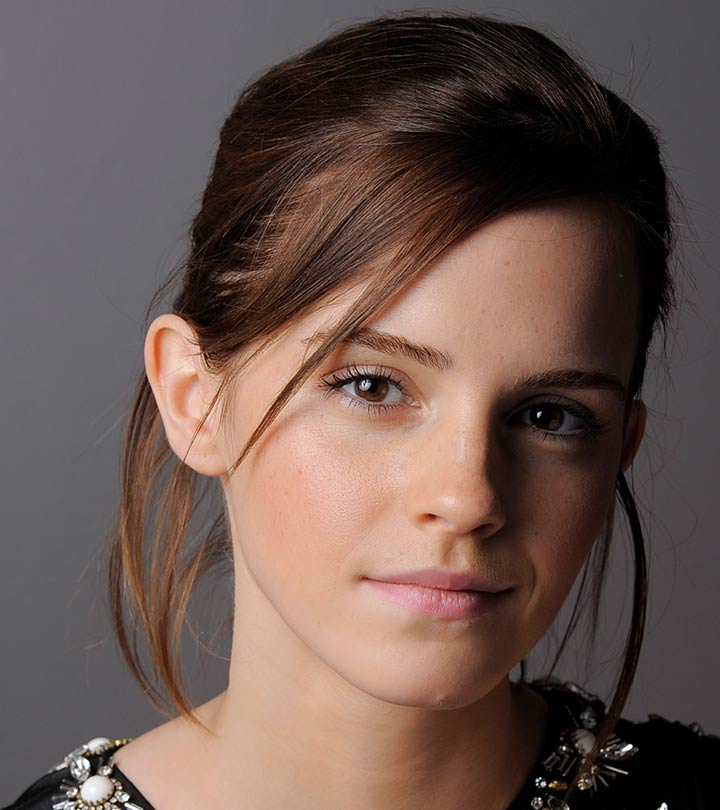
#> input picture images/emma.jpg, 720 x 810 px, found by its file name
$ python q1_intensity_transform.py
#> lines starting #> are read from the running program, lines starting #| are printed output that depends on the picture
import cv2, numpy as np
import matplotlib.pyplot as plt

# Load grayscale image
img = cv2.imread("images/emma.jpg", cv2.IMREAD_GRAYSCALE)
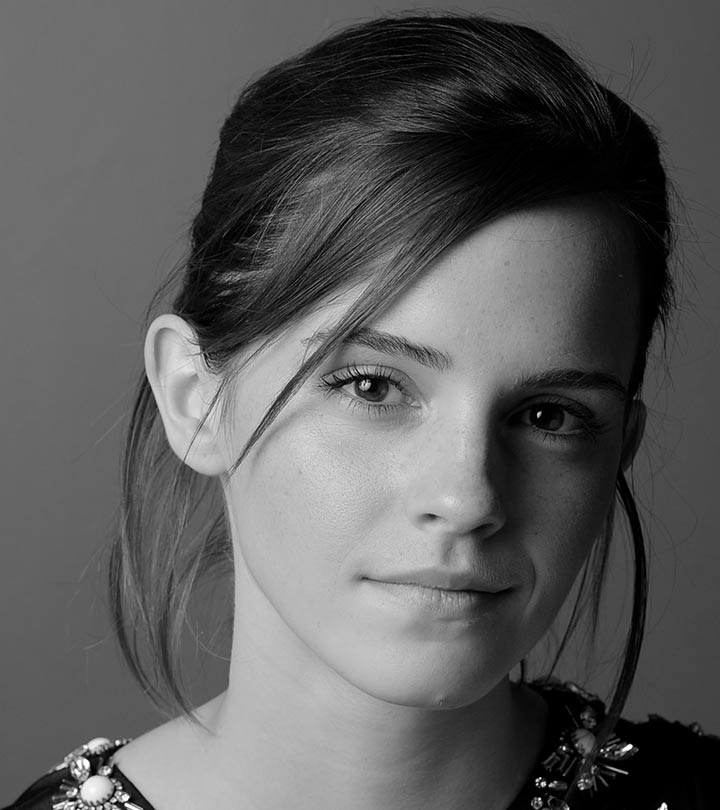
#> img: shape (810, 720); min 0, max 255, mean 92.3

# Control points (matching the first LUT logic)
points = [(0,0), (49,49), (50,100), (150,150), (255,255)]

xs, ys = zip(*points)
lut = np.interp(np.arange(256), xs, ys).astype('uint8')

# Apply LUT
out = cv2.LUT(img, lut)
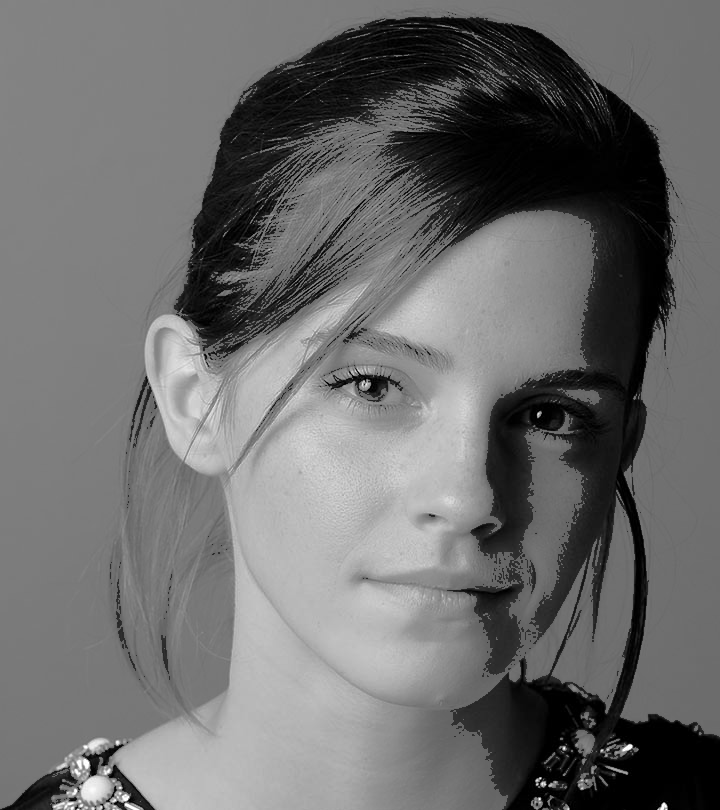
#> out: shape (810, 720); min 0, max 255, mean 108.4

# Save transformed image
cv2.imwrite("results/q1_out.png", out)

# Plot mapping
plt.figure()
plt.plot(np.arange(256), lut)
plt.title("Intensity mapping")
plt.xlabel("Input")
plt.ylabel("Output")
plt.savefig("results/q1_mapping.png")
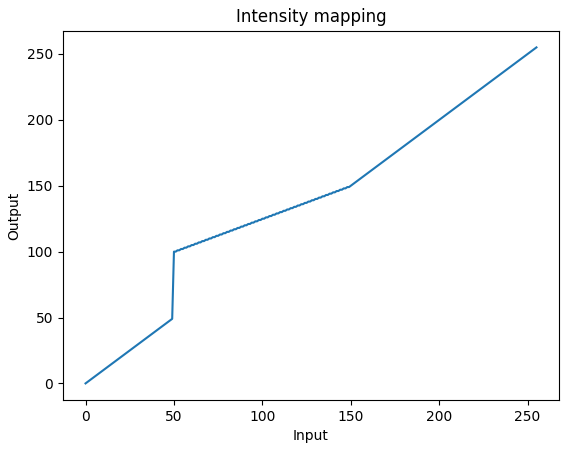
#> figure drawn by matplotlib, 1 panel; curve peaks at x = 255, y = 255

# Histograms
plt.figure()
plt.hist(img.ravel(), bins=256)
plt.title("input hist")
plt.savefig("results/q1_hist_in.png")
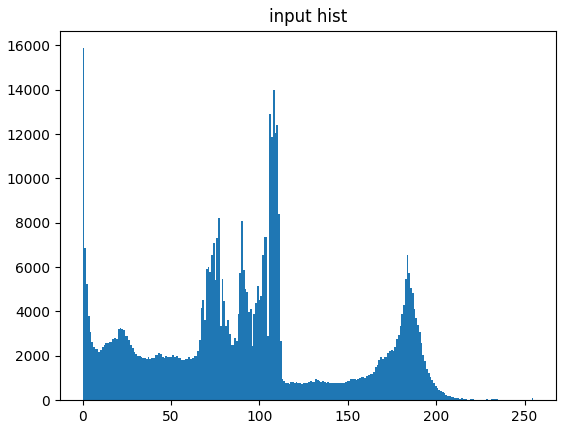
#> figure drawn by matplotlib, 1 panel; tallest bar 15873 high, from x = 0 to 0.996

plt.figure()
plt.hist(out.ravel(), bins=256)
plt.title("output hist")
plt.savefig("results/q1_hist_out.png")
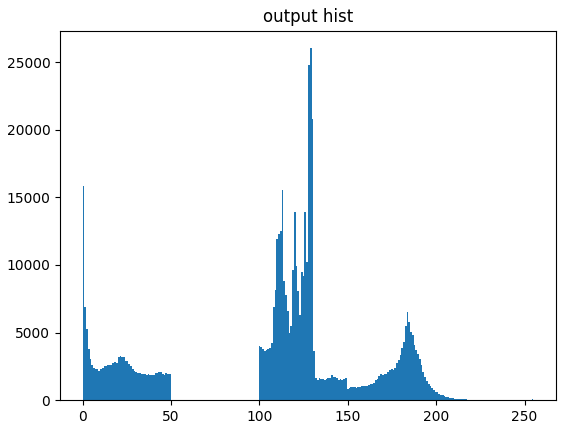
#> figure drawn by matplotlib, 1 panel; tallest bar 26028 high, from x = 128.5 to 129.5

$ run again, with images/daisy.jpg copied over images/emma.jpg
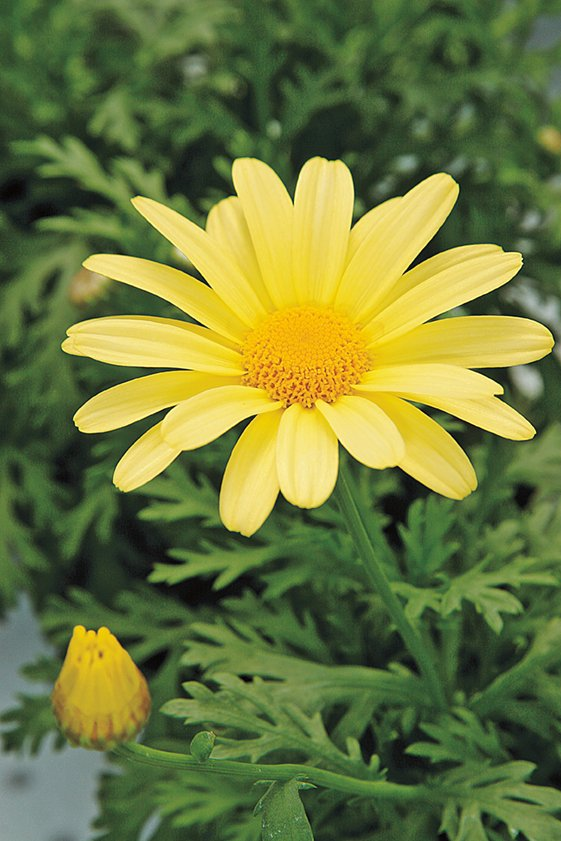
#> input picture images/daisy.jpg, 561 x 841 px, found by its file name
#> `out = cv2.LUT(img, lut)`:
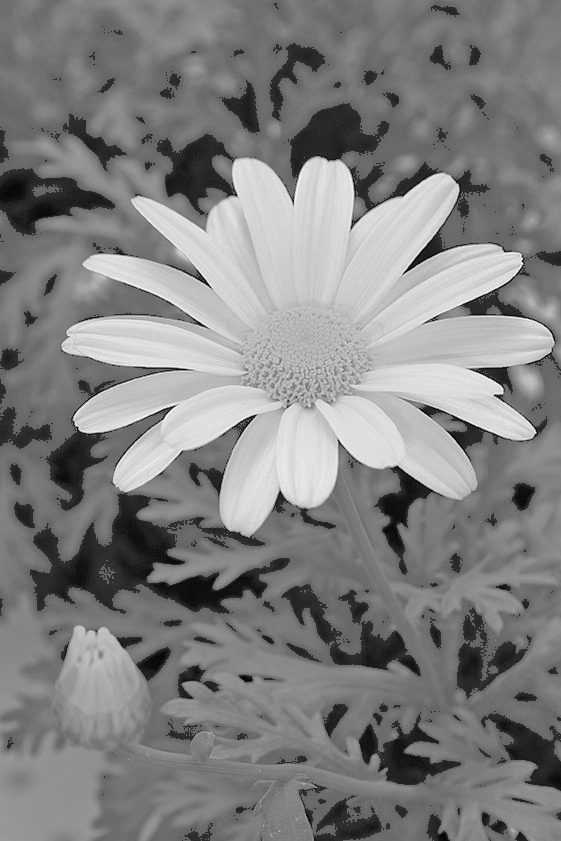
#> out: shape (841, 561); min 0, max 255, mean 128.9
#> `plt.savefig("results/q1_hist_out.png")`:
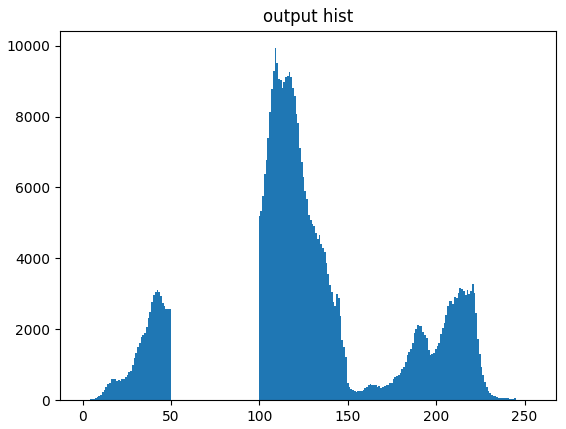
#> figure drawn by matplotlib, 1 panel; tallest bar 9927 high, from x = 108.6 to 109.6

$ run again, with images/highlights_and_shadows.jpg copied over images/emma.jpg
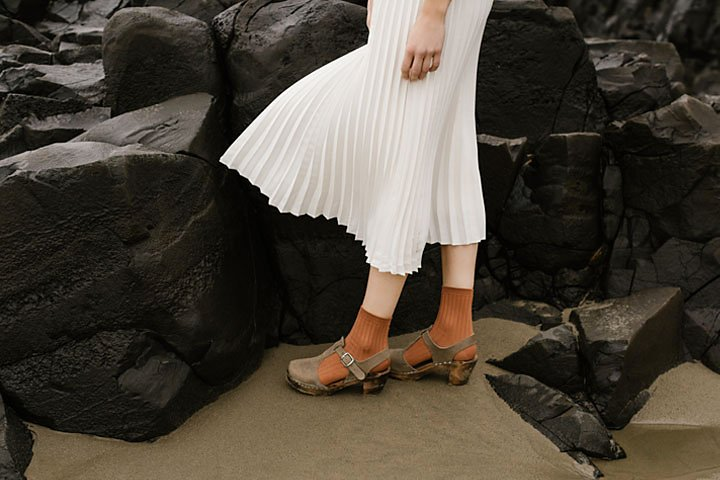
#> input picture images/highlights_and_shadows.jpg, 720 x 480 px, found by its file name
#> `out = cv2.LUT(img, lut)`:
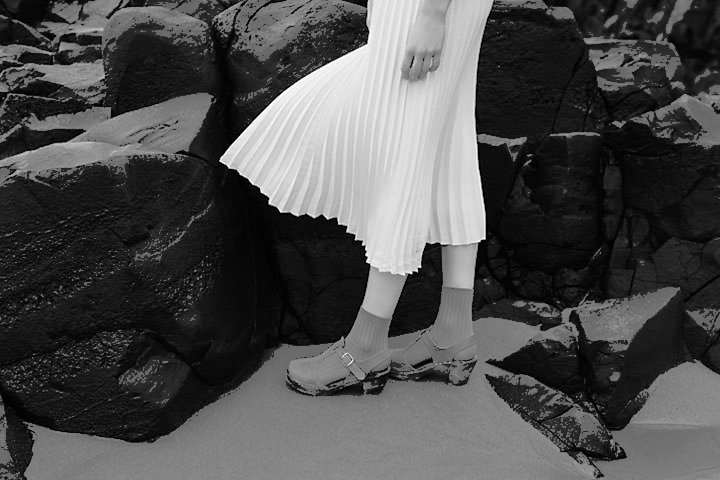
#> out: shape (480, 720); min 0, max 255, mean 77.4
#> `plt.savefig("results/q1_hist_out.png")`:
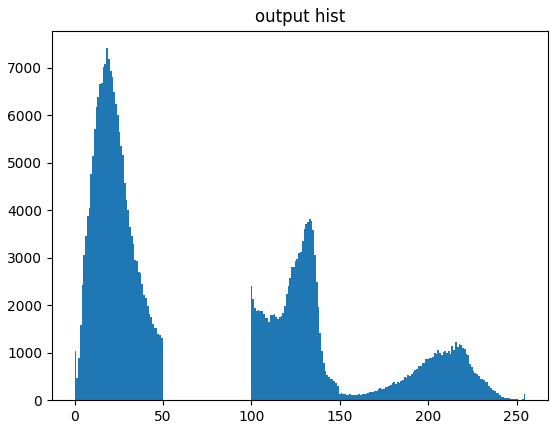
#> figure drawn by matplotlib, 1 panel; tallest bar 7409 high, from x = 17.93 to 18.93

$ run again, with images/jeniffer.jpg copied over images/emma.jpg
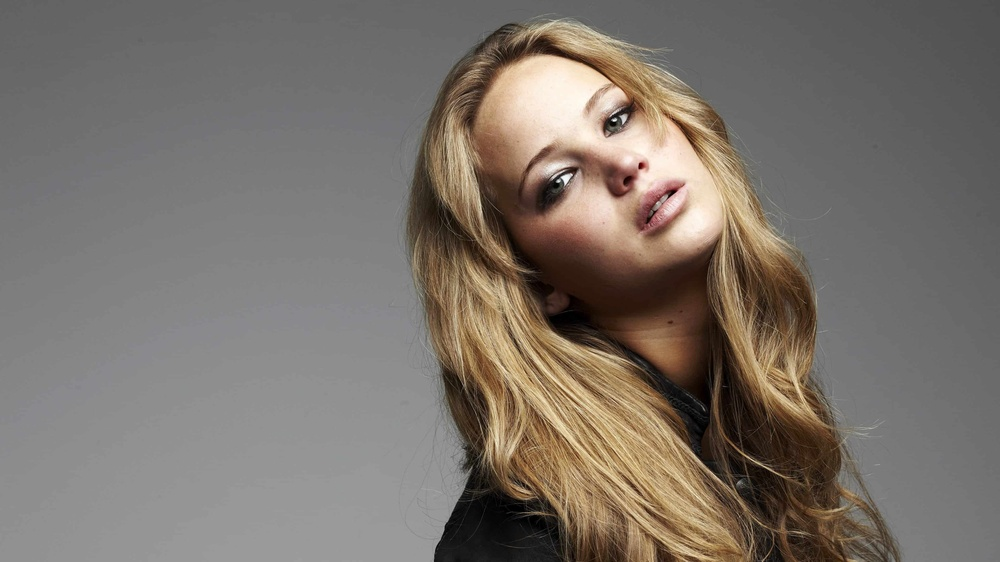
#> input picture images/jeniffer.jpg, 1000 x 562 px, shrunk from 3840 x 2160 before the run, found by its file name
#> `out = cv2.LUT(img, lut)`:
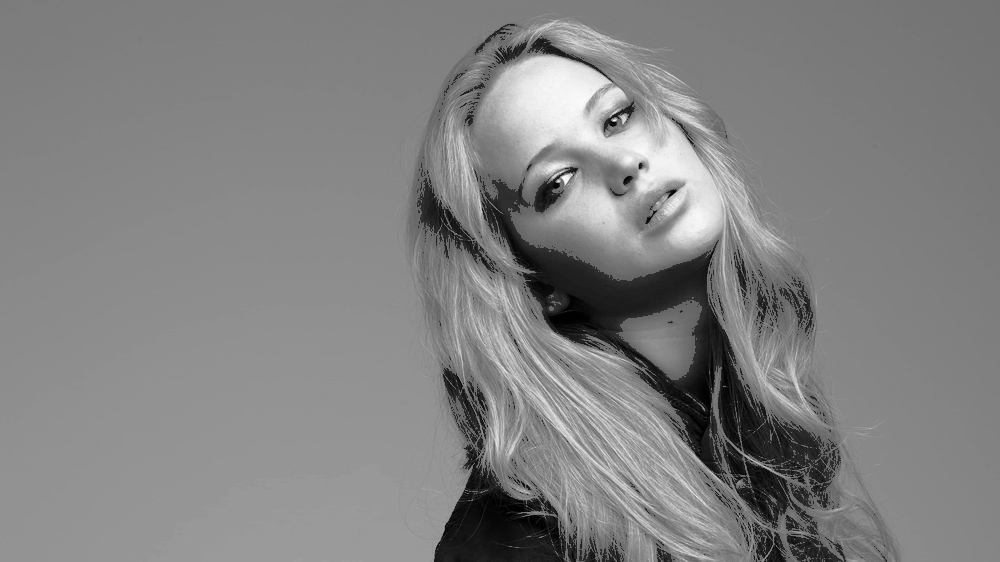
#> out: shape (562, 1000); min 0, max 253, mean 129.7
#> `plt.savefig("results/q1_hist_out.png")`:
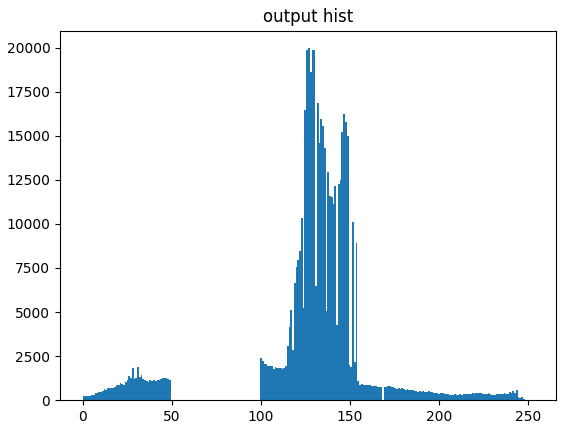
#> figure drawn by matplotlib, 1 panel; tallest bar 19964 high, from x = 126.5 to 127.5
